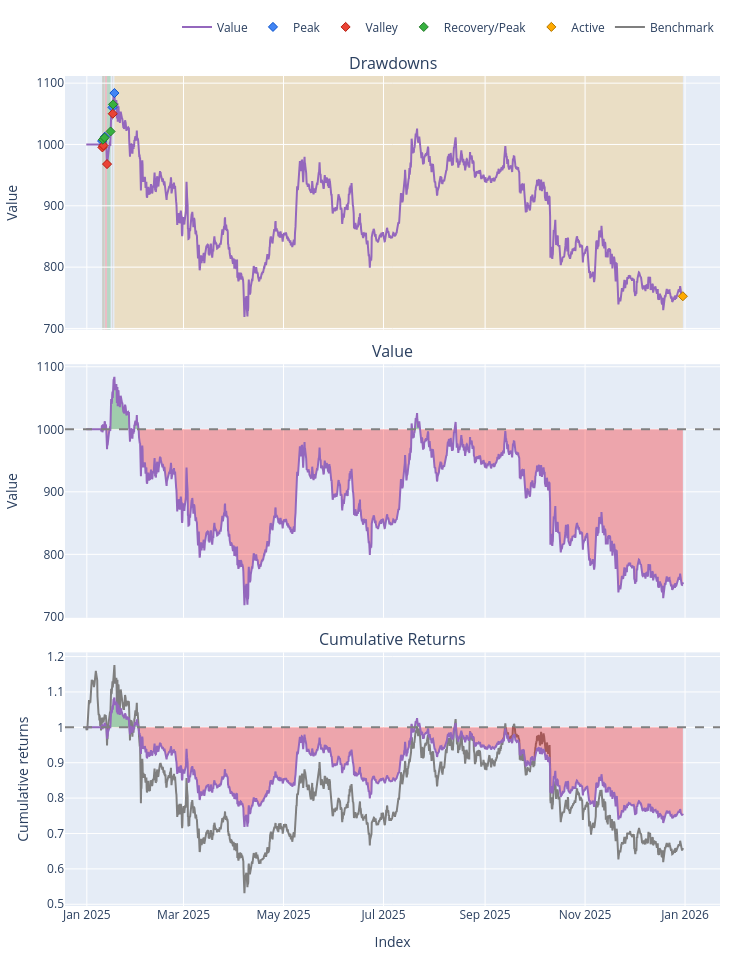

Notebook source saved alongside this figure:
### Code cell
pf.plot(subplots=['drawdowns','value','cum_returns' ]).show()

### Figure 1 — Plotly figure (JSON) as saved in the notebook; plotly's stock layout.template omitted (floating-point values rounded to 4 significant figures; data arrays with more than 128 entries replaced by an {"elided": "..."} marker saying what was removed)
{"data": [{"legendgroup": "0", "line": {"color": "#9467bd"}, "name": "Value", "showlegend": true, "type": "scatter", "uid": "258db0fa-764a-4e2a-8fcb-aa1c03f1e527", "x": {"elided": "2185 str values"}, "xaxis": "x", "y": {"elided": "2185 float values"}, "yaxis": "y"}, {"customdata": [[1], [3], [5], [7]], "hovertemplate": "Drawdown Id: %{customdata[0]}<br>Peak Timestamp: %{x}<br>Peak Value: %{y}", "legendgroup": "1", "marker": {"color": "#4285F4", "line": {"color": "rgb(11,84,205)", "width": 1}, "size": 7, "symbol": "diamond"}, "mode": "markers", "name": "Peak", "type": "scatter", "uid": "dd1b3e70-361c-441d-a467-f3bb3093b43f", "x": ["2025-01-10T08:00:00+00:00", "2025-01-12T00:00:00+00:00", "2025-01-16T16:00:00+00:00", "2025-01-17T20:00:00+00:00"], "xaxis": "x", "y": [1006.0, 1013.0, 1060.0, 1084.0], "yaxis": "y"}, {"customdata": [["1", "-0.010310415554835002", "0 days 04:00:00"], ["2", "-0.009584002252733662", "0 days 08:00:00"], ["3", "-0.0440070111058166", "1 days 08:00:00"], ["5", "-0.009686097370677155", "0 days 04:00:00"]], "hovertemplate": "Drawdown Id: %{customdata[0]}<br>Valley Timestamp: %{x}<br>Valley Value: %{y}<br>Drawdown: %{customdata[1]:.2%}<br>Duration: %{customdata[2]}", "legendgroup": "2", "marker": {"color": "#EA4335", "line": {"color": "rgb(181,31,18)", "width": 1}, "size": 7, "symbol": "diamond"}, "mode": "markers", "name": "Valley", "type": "scatter", "uid": "5e7bfea7-ef03-439e-9538-7b32f011dc24", "x": ["2025-01-10T12:00:00+00:00", "2025-01-11T04:00:00+00:00", "2025-01-13T08:00:00+00:00", "2025-01-16T20:00:00+00:00"], "xaxis": "x", "y": [995.2, 998.3, 968.0, 1050.0], "yaxis": "y"}, {"customdata": [["1", "0.01276209738735939", "0 days 08:00:00"], ["2", "0.012951027779642667", "0 days 16:00:00"], ["3", "0.05495074688721551", "2 days 04:00:00"], ["5", "0.014485192963552657", "0 days 04:00:00"]], "hovertemplate": "Drawdown Id: %{customdata[0]}<br>End Timestamp: %{x}<br>End Value: %{y}<br>Return: %{customdata[1]:.2%}<br>Duration: %{customdata[2]}", "legendgroup": "3", "marker": {"color": "#37B13F", "line": {"color": "rgb(38,123,44)", "width": 1}, "size": 7, "symbol": "diamond"}, "mode": "markers", "name": "Recovery/Peak", "type": "scatter", "uid": "4b035170-5647-43d7-ab5c-b8fd8c2e28ea", "x": ["2025-01-10T20:00:00+00:00", "2025-01-11T20:00:00+00:00", "2025-01-15T12:00:00+00:00", "2025-01-17T00:00:00+00:00"], "xaxis": "x", "y": [1008.0, 1011.0, 1021.0, 1065.0], "yaxis": "y"}, {"customdata": [["7", "-0.33681742534238585", "346 days 20:00:00"]], "hovertemplate": "Drawdown Id: %{customdata[0]}<br>End Timestamp: %{x}<br>End Value: %{y}<br>Return: %{customdata[1]:.2%}<br>Duration: %{customdata[2]}", "legendgroup": "4", "marker": {"color": "#FFAA00", "line": {"color": "rgb(178,118,0)", "width": 1}, "size": 7, "symbol": "diamond"}, "mode": "markers", "name": "Active", "type": "scatter", "uid": "0c53b07c-6038-4b83-8093-3ca453e2cde6", "x": ["2025-12-30T16:00:00+00:00"], "xaxis": "x", "y": [752.5], "yaxis": "y"}, {"hoverinfo": "skip", "legendgroup": "5", "line": {"color": "rgba(0, 0, 0, 0)", "width": 0}, "opacity": 0, "showlegend": false, "type": "scatter", "uid": "d98709a6-a5af-4bde-8028-9b678fd60c03", "x": {"elided": "2185 str values"}, "xaxis": "x2", "y": {"elided": "2185 float values"}, "yaxis": "y2"}, {"connectgaps": false, "fill": "tonexty", "fillcolor": "rgba(0, 128, 0, 0.3)", "hoverinfo": "skip", "legendgroup": "5", "line": {"color": "rgba(0, 0, 0, 0)", "width": 0}, "opacity": 0, "showlegend": false, "type": "scatter", "uid": "35bcc9a3-39eb-4d35-a4a3-98a252a1c509", "x": {"elided": "2185 str values"}, "xaxis": "x2", "y": {"elided": "2185 float values"}, "yaxis": "y2"}, {"hoverinfo": "skip", "legendgroup": "5", "line": {"color": "rgba(0, 0, 0, 0)", "width": 0}, "opacity": 0, "showlegend": false, "type": "scatter", "uid": "820aeaab-a2c0-4469-a6c8-cefb97a8dbc0", "x": {"elided": "2185 str values"}, "xaxis": "x2", "y": {"elided": "2185 float values"}, "yaxis": "y2"}, {"connectgaps": false, "fill": "tonexty", "fillcolor": "rgba(255, 0, 0, 0.3)", "hoverinfo": "skip", "legendgroup": "5", "line": {"color": "rgba(0, 0, 0, 0)", "width": 0}, "opacity": 0, "showlegend": false, "type": "scatter", "uid": "08d5ba86-3973-47e4-852e-01b5ba33b5b1", "x": {"elided": "2185 str values"}, "xaxis": "x2", "y": {"elided": "2185 float values"}, "yaxis": "y2"}, {"legendgroup": "0", "line": {"color": "#9467bd"}, "name": "Value", "showlegend": false, "type": "scatter", "uid": "c7ce9b51-58a1-4b2c-8c5d-1d5b4255fd12", "x": {"elided": "2185 str values"}, "xaxis": "x2", "y": {"elided": "2185 float values"}, "yaxis": "y2"}, {"hoverinfo": "skip", "legendgroup": "5", "line": {"color": "rgba(0, 0, 0, 0)", "width": 0}, "opacity": 0, "showlegend": false, "type": "scatter", "uid": "374d0a24-676f-4ffb-971a-c46d7f148b4c", "x": {"elided": "2185 str values"}, "xaxis": "x2", "y": {"elided": "2185 float values"}, "yaxis": "y2"}, {"legendgroup": "6", "line": {"color": "#7f7f7f"}, "name": "Benchmark", "showlegend": true, "type": "scatter", "uid": "4f0eb632-2b72-4828-8918-843d529235a9", "x": {"elided": "2185 str values"}, "xaxis": "x3", "y": {"elided": "2185 float values"}, "yaxis": "y3"}, {"hoverinfo": "skip", "legendgroup": "5", "line": {"color": "rgba(0, 0, 0, 0)", "width": 0}, "opacity": 0, "showlegend": false, "type": "scatter", "uid": "c94414dc-3590-47eb-bea9-8bd0661c0f7d", "x": {"elided": "2185 str values"}, "xaxis": "x3", "y": {"elided": "2185 int values"}, "yaxis": "y3"}, {"connectgaps": false, "fill": "tonexty", "fillcolor": "rgba(0, 128, 0, 0.3)", "hoverinfo": "skip", "legendgroup": "5", "line": {"color": "rgba(0, 0, 0, 0)", "width": 0}, "opacity": 0, "showlegend": false, "type": "scatter", "uid": "5d652762-5e82-4a41-b48c-c2ce80f0ba82", "x": {"elided": "2185 str values"}, "xaxis": "x3", "y": {"elided": "2185 float values"}, "yaxis": "y3"}, {"hoverinfo": "skip", "legendgroup": "5", "line": {"color": "rgba(0, 0, 0, 0)", "width": 0}, "opacity": 0, "showlegend": false, "type": "scatter", "uid": "d68d5f22-df0b-45e3-a064-7aec4e41f4e9", "x": {"elided": "2185 str values"}, "xaxis": "x3", "y": {"elided": "2185 int values"}, "yaxis": "y3"}, {"connectgaps": false, "fill": "tonexty", "fillcolor": "rgba(255, 0, 0, 0.3)", "hoverinfo": "skip", "legendgroup": "5", "line": {"color": "rgba(0, 0, 0, 0)", "width": 0}, "opacity": 0, "showlegend": false, "type": "scatter", "uid": "85539cb1-c30b-4653-b003-bc0466638711", "x": {"elided": "2185 str values"}, "xaxis": "x3", "y": {"elided": "2185 float values"}, "yaxis": "y3"}, {"legendgroup": "0", "line": {"color": "#9467bd"}, "name": "Value", "showlegend": false, "type": "scatter", "uid": "99223c4d-0928-4453-aa76-4592d1f16f13", "x": {"elided": "2185 str values"}, "xaxis": "x3", "y": {"elided": "2185 float values"}, "yaxis": "y3"}, {"hoverinfo": "skip", "legendgroup": "5", "line": {"color": "rgba(0, 0, 0, 0)", "width": 0}, "opacity": 0, "showlegend": false, "type": "scatter", "uid": "cde6e272-6e13-4ce3-af21-aee2f9989f3c", "x": {"elided": "2185 str values"}, "xaxis": "x3", "y": {"elided": "2185 int values"}, "yaxis": "y3"}], "layout": {"annotations": [{"font": {"size": 16}, "showarrow": false, "text": "Drawdowns", "x": 0.5, "xanchor": "center", "xref": "paper", "y": 1, "yanchor": "bottom", "yref": "paper"}, {"font": {"size": 16}, "showarrow": false, "text": "Value", "x": 0.5, "xanchor": "center", "xref": "paper", "y": 0.6528, "yanchor": "bottom", "yref": "paper"}, {"font": {"size": 16}, "showarrow": false, "text": "Cumulative Returns", "x": 0.5, "xanchor": "center", "xref": "paper", "y": 0.3056, "yanchor": "bottom", "yref": "paper"}], "height": 960, "legend": {"orientation": "h", "traceorder": "normal", "x": 1, "xanchor": "right", "y": 1.042, "yanchor": "bottom"}, "margin": {"b": 30, "l": 30, "r": 30, "t": 30}, "shapes": [{"fillcolor": "red", "layer": "below", "line": {"width": 0}, "opacity": 0.2, "type": "rect", "x0": "2025-01-10T08:00:00+00:00", "x1": "2025-01-10T12:00:00+00:00", "xref": "x", "y0": 0.6944, "y1": 1, "yref": "paper"}, {"fillcolor": "red", "layer": "below", "line": {"width": 0}, "opacity": 0.2, "type": "rect", "x0": "2025-01-10T20:00:00+00:00", "x1": "2025-01-11T04:00:00+00:00", "xref": "x", "y0": 0.6944, "y1": 1, "yref": "paper"}, {"fillcolor": "red", "layer": "below", "line": {"width": 0}, "opacity": 0.2, "type": "rect", "x0": "2025-01-12T00:00:00+00:00", "x1": "2025-01-13T08:00:00+00:00", "xref": "x", "y0": 0.6944, "y1": 1, "yref": "paper"}, {"fillcolor": "red", "layer": "below", "line": {"width": 0}, "opacity": 0.2, "type": "rect", "x0": "2025-01-16T16:00:00+00:00", "x1": "2025-01-16T20:00:00+00:00", "xref": "x", "y0": 0.6944, "y1": 1, "yref": "paper"}, {"fillcolor": "green", "layer": "below", "line": {"width": 0}, "opacity": 0.2, "type": "rect", "x0": "2025-01-10T12:00:00+00:00", "x1": "2025-01-10T20:00:00+00:00", "xref": "x", "y0": 0.6944, "y1": 1, "yref": "paper"}, {"fillcolor": "green", "layer": "below", "line": {"width": 0}, "opacity": 0.2, "type": "rect", "x0": "2025-01-11T04:00:00+00:00", "x1": "2025-01-11T20:00:00+00:00", "xref": "x", "y0": 0.6944, "y1": 1, "yref": "paper"}, {"fillcolor": "green", "layer": "below", "line": {"width": 0}, "opacity": 0.2, "type": "rect", "x0": "2025-01-13T08:00:00+00:00", "x1": "2025-01-15T12:00:00+00:00", "xref": "x", "y0": 0.6944, "y1": 1, "yref": "paper"}, {"fillcolor": "green", "layer": "below", "line": {"width": 0}, "opacity": 0.2, "type": "rect", "x0": "2025-01-16T20:00:00+00:00", "x1": "2025-01-17T00:00:00+00:00", "xref": "x", "y0": 0.6944, "y1": 1, "yref": "paper"}, {"fillcolor": "orange", "layer": "below", "line": {"width": 0}, "opacity": 0.2, "type": "rect", "x0": "2025-01-17T20:00:00+00:00", "x1": "2025-12-30T16:00:00+00:00", "xref": "x", "y0": 0.6944, "y1": 1, "yref": "paper"}, {"line": {"color": "gray", "dash": "dash"}, "type": "line", "x0": 0, "x1": 1, "xref": "paper", "y0": 1000, "y1": 1000, "yref": "y2"}, {"line": {"color": "gray", "dash": "dash"}, "type": "line", "x0": 0, "x1": 1, "xref": "paper", "y0": 1, "y1": 1, "yref": "y3"}], "showlegend": true, "width": 750, "xaxis": {"anchor": "y", "domain": [0, 1], "matches": "x3", "showticklabels": false}, "xaxis2": {"anchor": "y2", "domain": [0, 1], "matches": "x3", "showticklabels": false}, "xaxis3": {"anchor": "y3", "domain": [0, 1], "title": {"text": "Index"}}, "yaxis": {"anchor": "x", "domain": [0.6944, 1], "title": {"text": "Value"}}, "yaxis2": {"anchor": "x2", "domain": [0.3472, 0.6528], "title": {"text": "Value"}}, "yaxis3": {"anchor": "x3", "domain": [0, 0.3056], "title": {"text": "Cumulative returns"}}}}
